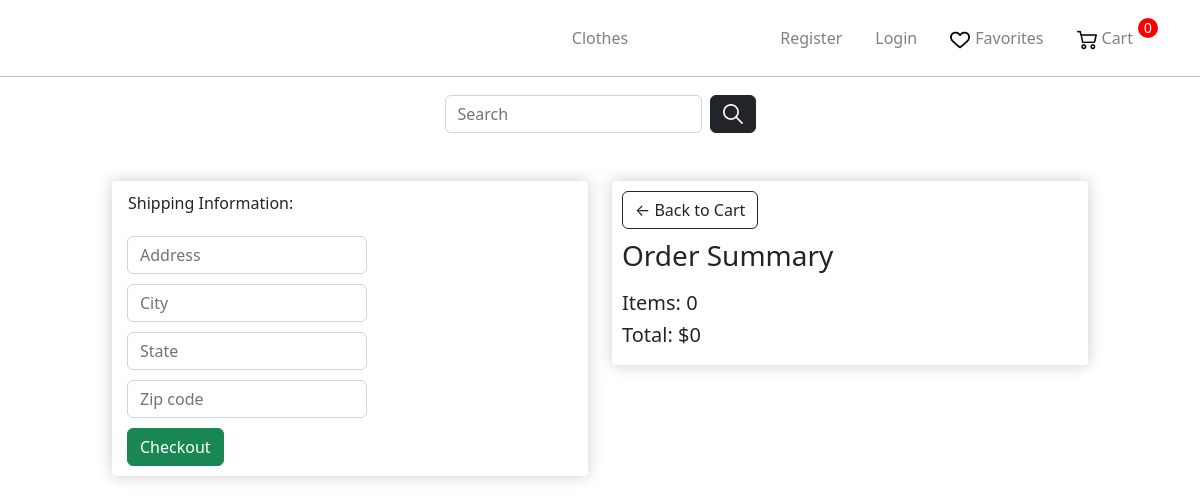
Page /landing/4/ on the earlier database version.
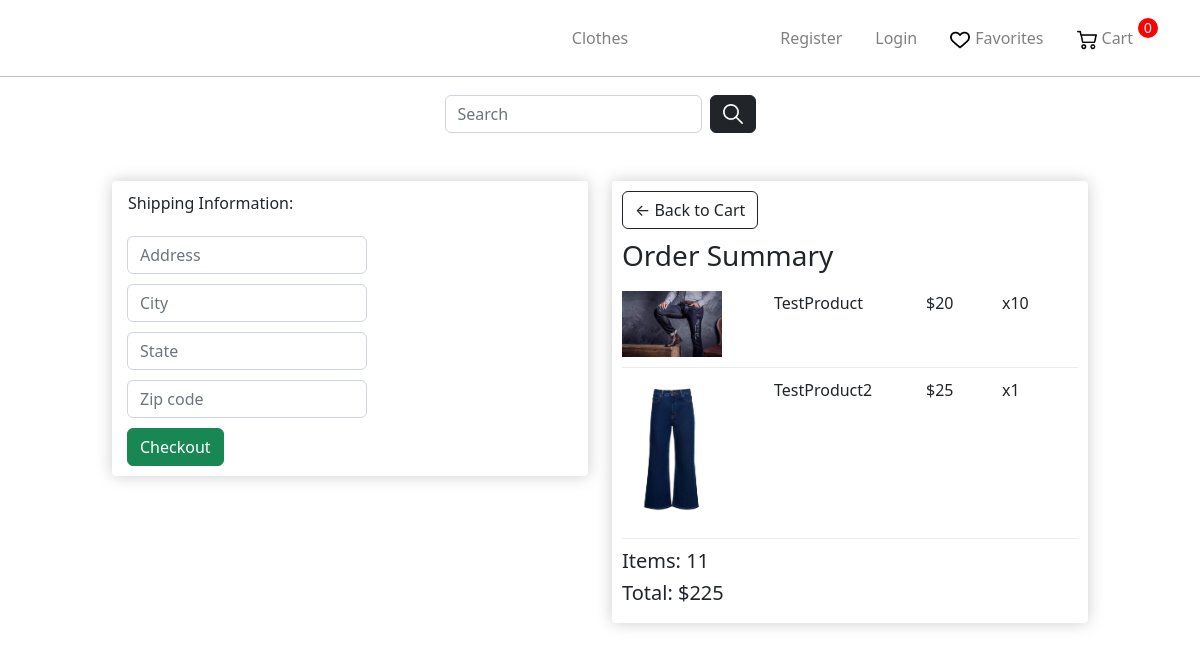
Same page on the later database version.
### store/models.py (models this page shows, shortened)
class Order(models.Model):
    user = models.ForeignKey('User', on_delete=models.CASCADE)
    products = models.ManyToManyField('OrderProduct')
    time_create = models.DateTimeField(auto_now_add=True)
    ordered = models.BooleanField(default=False)
    address = models.ForeignKey('Address', on_delete=models.SET_NULL, blank=True, null=True)
    def get_total(self):
        total = 0
        for order_item in self.products.all():
            total += order_item.get_total_product_price()
        return total
    def get_total_quantity(self):
        quantity = 0
        for order_item in self.products.all():
            quantity += order_item.quantity
        return quantity

class OrderProduct(models.Model):
    user = models.ForeignKey('User', on_delete=models.CASCADE)
    product = models.ForeignKey('Product', on_delete=models.PROTECT)
    quantity = models.IntegerField(default=1)
    ordered = models.BooleanField(default=False)
    def get_total_product_price(self):
        return self.quantity * self.product.price

class Product(models.Model):
    AVAILABILITY =(
        ('Y', 'В наличии'),
        ('N', 'Нет в наличии'),
    )
    name = models.CharField(max_length=255)
    slug = models.SlugField(max_length=255, unique=True, db_index=True)
    description = models.TextField(blank=True)
    price = models.IntegerField()
    photo = models.ImageField(upload_to="photos")
    size = models.CharField(max_length=255)
    availability = models.CharField(max_length=1,choices = AVAILABILITY,default = '')
    cat = models.ForeignKey('Category', on_delete=models.PROTECT)
    gender = models.ForeignKey('Gender', on_delete=models.PROTECT)

### store/views.py (the view)
# urls.py: path('landing/<int:order_id>/',views.ProductLandingPageView.as_view(),name = 'landing'),
class ProductLandingPageView(TemplateView):
    template_name = "store/checkout.html"
    def get_context_data(self, **kwargs):
        order_id = self.kwargs["order_id"]
        order = Order.objects.get(pk=order_id)
        context = super(ProductLandingPageView, self).get_context_data(**kwargs)
        context.update({
            "order": order,
            "STRIPE_PUBLIC_KEY": settings.STRIPE_PUBLIC_KEY,
        })
        context.update(csrf(self.request))
        return context

### store/templates/store/checkout.html (shortened to what this page needs)
{% extends 'store/layout.html' %}
{% load static %}
{% block content %}
    <link rel="stylesheet" href="{% static 'store/css/CategoriesCartCheckout.css' %}">
     <div class="row">
		<div class="col-lg-5" style="height: 317px">
			<div class="box-element" id="form-wrapper">
				<form id="form">
					<div id="shipping-info">
						<p style="margin-left: 6px;">Shipping Information:</p>
						<div class="form-field">
							<input class="form-control" type="text" name="address" placeholder="Address">
						</div>
						<div class="form-field">
							<input class="form-control" type="text" name="city" placeholder="City">
						</div>
						<div class="form-field">
							<input class="form-control" type="text" name="state" placeholder="State">
						</div>
						<div class="form-field">
							<input class="form-control" type="text" name="zipcode" placeholder="Zip code">
						</div>
					</div>
					<button class="btn btn-success btn-block" type="button" id="checkout-button" style="margin-left: 5px; margin-top: 5px;">Checkout</button>
				</form>
			</div>
			<br>
		</div>
		<div class="col-lg-5" style="height: 317px">
			<div class="box-element">
				<a  class="btn btn-outline-dark" href="{% url 'cart' %}">&#x2190; Back to Cart</a>
				<h3 style="margin-top: 10px; margin-bottom: 18px;">Order Summary</h3>
				{%for orderproduct in order.products.all%}
				<div class="cart-row">
					<div style="flex:2"><img class="row-image" src="{{orderproduct.product.photo.url}}"></div>
					<div style="flex:2">{{orderproduct.product.name}}</div>
					<div style="flex:1"><p>${{orderproduct.product.price}}</p></div>
					<div style="flex:1"><p>x{{orderproduct.quantity}}</p></div>
				</div>
				{%endfor%}
                <h5>Items:   {{order.get_total_quantity}}</h5>
				<h5>Total:   ${{order.get_total}}</h5>
			</div>
		</div>
	</div>
{% endblock %}

Differences in the rows shown:
now on this page (row edited): OrderProduct: product.photo (picture), product.name "TestProduct", product.price "20", quantity "10"
added OrderProduct: product.photo (picture), product.name "TestProduct2", product.price "25", quantity "1"
changed Order: get_total_quantity "0" → "11"; get_total "0" → "225"
